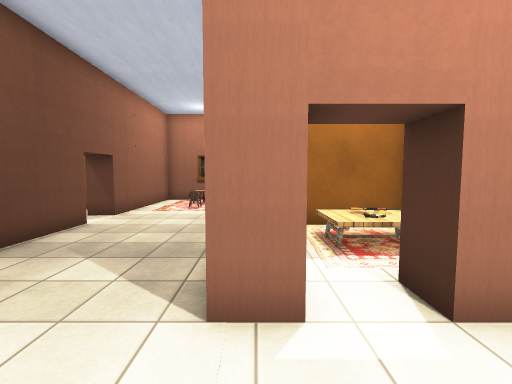
[1] (above)

14 first-person views from a walk through a 3-D level made in the Unity game engine. The camera is 1.5 m above the floor, tilts 4° down and sees 90° across. The floor is counted in squares, 1 m on a side. Each view is taken from the middle of a square. On the plan, view 1 faces up. The plan holds only what a view shows up to about 13 squares ahead; the rest is blank. The place goes on beyond the plan. The player character is not drawn. Door leaves are left out, so doorways stand open. Some surface patterns are stand-ins.

[2]
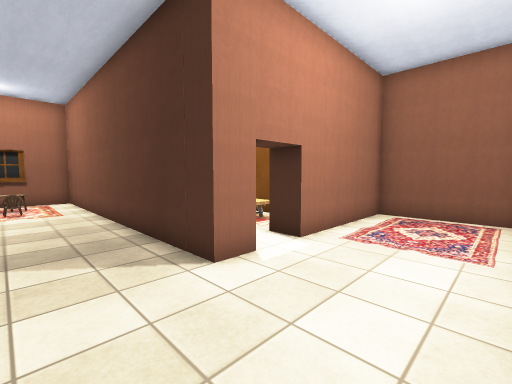

[3]
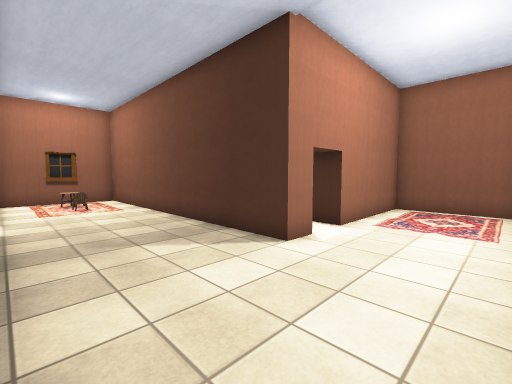

[4]
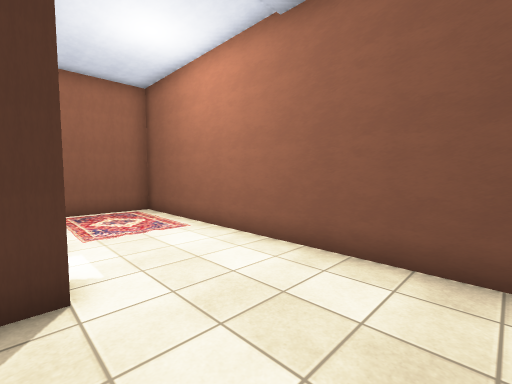

[5]
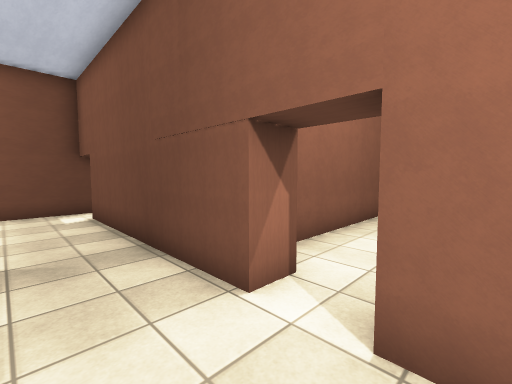

[6]
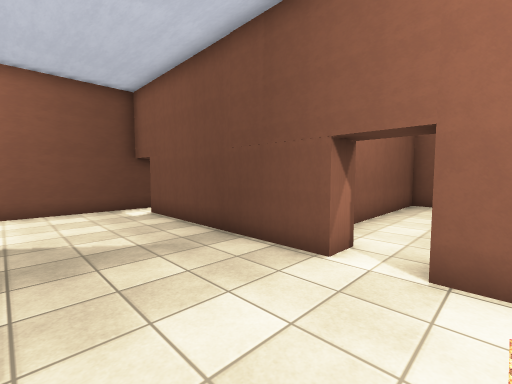

[7]
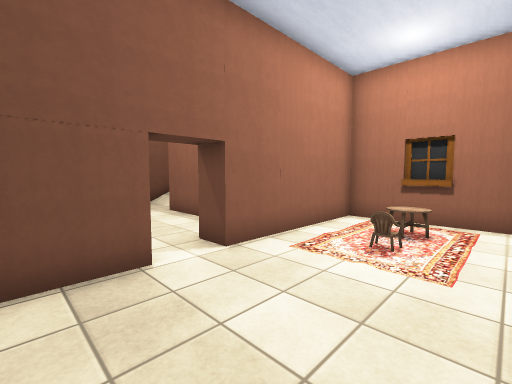

[8]
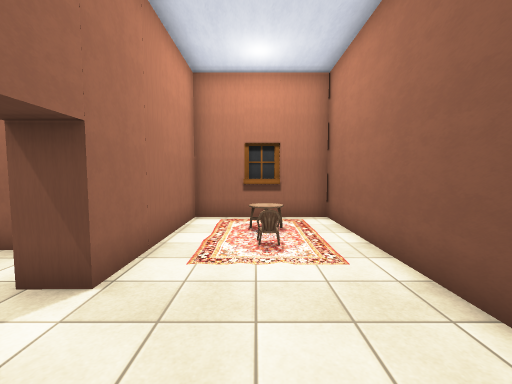

[9]
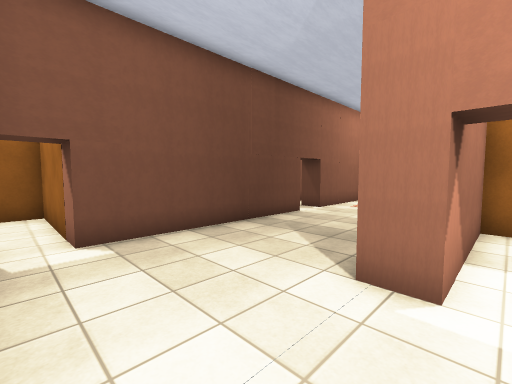

[10]
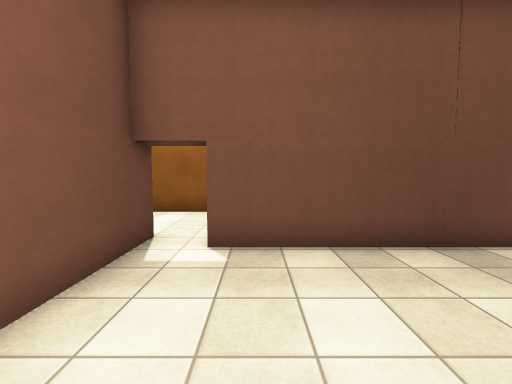

[11]
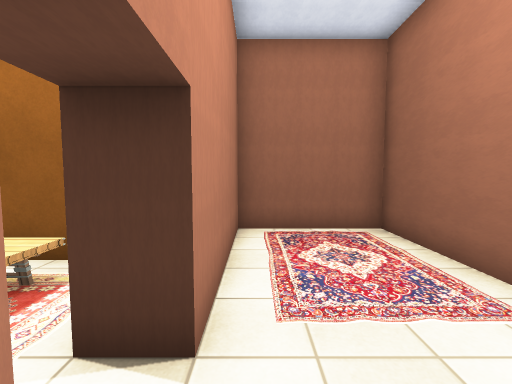

[12]
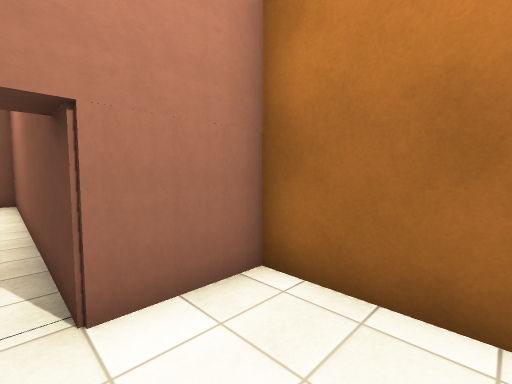

[13]
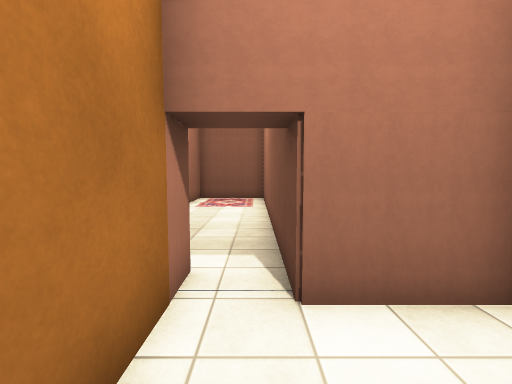

[14]
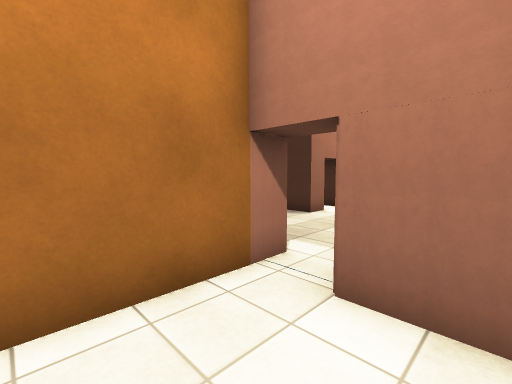

### Floor plan
Points are (right, up) in squares from view 1. A wall is a line through its corners. A room is listed if a view was taken in it or the views show most of it. See-through windows are left out.
Room 1 (views 1, 2, 3, 4, 5, 6, 7, 8, 9, 10, 11)
walls: (-0.5, 3.4) (-0.5, 14.9) (-5.1, 14.9) (-5.1, 9.3) (-6.2, 9.3); (-6.2, 7.7) (-5.1, 7.7) (-5.1, 0) (-6.6, 0); (-6.2, -1.5) (7, -1.5) (7, 2.5) (3, 2.5); (-7.2, 11) (-11.1, 11); (-2.2, 15.1) (-3.2, 15.1); (-12.5, 6.7) (-7.5, 6.7)
ways out: opening at (-5.5, -1) to room 2; opening at (1.5, 3.5) to room 3
objects: chair (-3, 11); table (-3, 13) to (-2, 13); pillar (0, 3)
Room 2 (views 12, 13, 14)
walls: (-9.1, -4) (-6.2, -4) (-6.2, -1.5); (-6.6, 0) (-10.2, 0) (-10.2, -3.1)
ways out: opening at (-5.5, -1) to room 1
Room 3 (no view inside)
walls: (4.5, 5.2) (4.5, 6.5); (4.4, 7.5) (0.5, 7.5) (0.5, 3.5)
ways out: opening at (1.5, 3.5) to room 1
objects: pillar (2, 3); table (2, 5) to (3, 6)

Where each view was taken, in squares from view 1:
view 1: 0 up, 0 right, facing up
view 2: 1 down, 3 left, facing up-right
view 3: 1 down, 5 left, facing up-right
view 4: 3 up, 4 left, facing down-right
view 5: 10 up, 3 left, facing down-left
view 6: 10 up, 1 left, facing down-left
view 7: 6 up, 1 left, facing up-left
view 8: 6 up, 3 left, facing up
view 9: 1 down, 1 right, facing up-left
view 10: 1 up, 0 right, facing left
view 11: 2 up, 0 right, facing right
view 12: 1 down, 9 left, facing down-right
view 13: 1 down, 9 left, facing right
view 14: 3 down, 9 left, facing up-right
